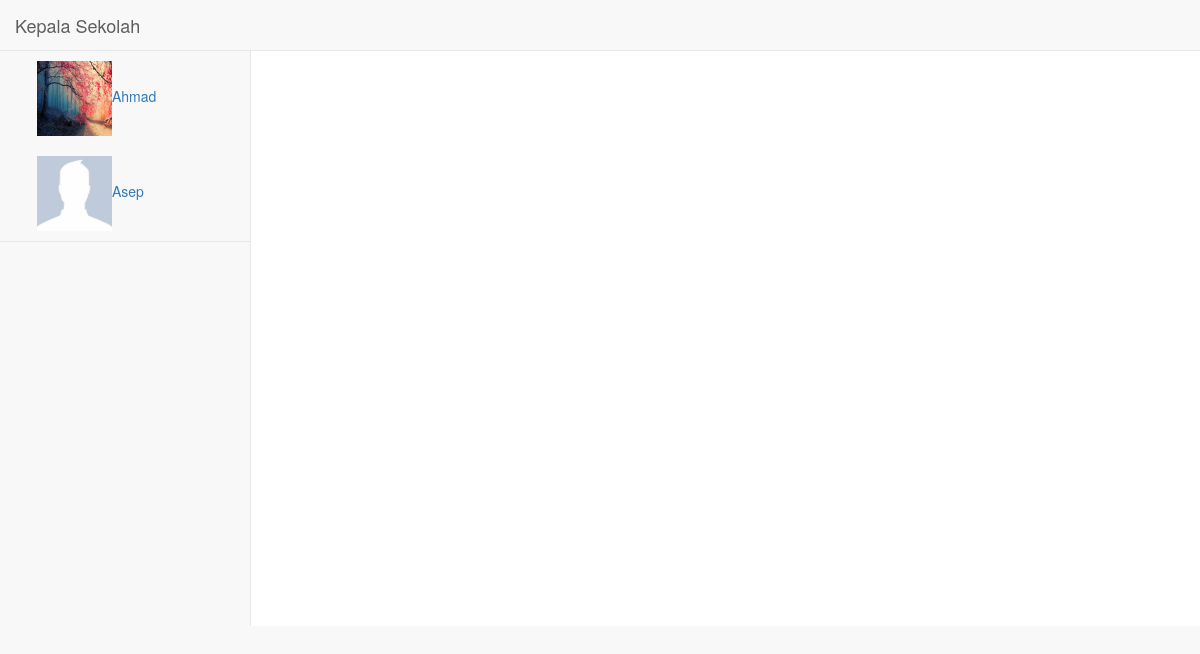
The app's page /kepala_sekolah/kepsek_lokasi_siswa.php (signed in) with its own data.
### tables this page shows
CREATE TABLE `tb_siswa` (
  `nis` varchar(14) NOT NULL,
  `nama` varchar(50) DEFAULT NULL,
  `alamat` varchar(100) DEFAULT NULL,
  `tempat_lahir` varchar(25) DEFAULT NULL,
  `tgl_lahir` date DEFAULT NULL,
  `password` varchar(15) NOT NULL,
  `id_kelas` varchar(4) DEFAULT NULL,
  `id_orangtua` varchar(4) DEFAULT NULL,
  `foto` varchar(150) DEFAULT NULL,
  `lat` double DEFAULT NULL,
  `longitude` double DEFAULT NULL,
  `baterai` int(11) DEFAULT NULL,
  `update_time` timestamp NULL DEFAULT NULL,
  `status` char(1) DEFAULT '0',
  `nuptk` varchar(16) DEFAULT NULL
);

### kepala_sekolah/kepsek_lokasi_siswa.php (the view, shortened to what this page needs)
<?php
if ( isset( $_SESSION[ 's_nuptk' ] ) ) {
	$link = koneksi_db();
	require( '../header.php' );
		?>
	<div id="wrapper">
		<nav class="navbar navbar-default navbar-static-top" role="navigation" style="margin-bottom: 0">
			<div class="navbar-header">
				<a class="navbar-brand" href="../kepala_sekolah/home_kepsek.php">Kepala Sekolah </a>
			</div>
			<div class="navbar-default sidebar" role="navigation">
				<div class="sidebar-nav navbar-collapse">
					<ul class="nav" id="side-menu">
						<li class="active">
							<ul class="nav nav-second-level" aria-expanded="true" style>
								<?php
								$sql_siswa = "select * from tb_siswa where status<>'1'";
								$res_siswa = mysqli_query($link,$sql_siswa);
								while ( $data = mysqli_fetch_array( $res_siswa ) ) {
									echo "<li>";
									?><a class="img-rounded" href="#detail_siswa" id="custId" data-toggle="modal" data-id="<?php echo $data['nis'];?>">
									<img src="../images/siswa/<?php echo $data['foto'];?>" width="75" height="75"><?php echo $data['nama'];?></a>
								<?php echo "</li>";
								}
								?>
							</ul>
						</li>
					</ul>
				</div>
			</div>
		</nav>
		<div id="page-wrapper">
			<div id="map" style="width: pxpx; height: 575px"></div>
		</div>
		<?php
		require('../footer.php');
	}else{
		echo( "<script> location.href ='../index.php';</script>" );
	}
	?>

### records on screen
tb_siswa: foto (picture), nama "Ahmad"
tb_siswa: foto (placeholder picture), nama "Asep"
